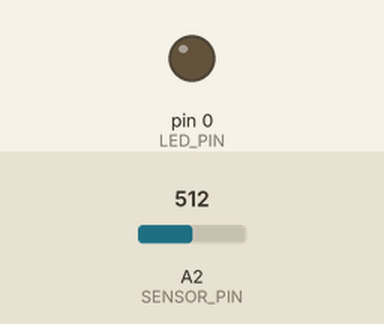
Recording of a sketch running on a simulated Arduino Uno, built with avr-gcc and run on an emulated ATmega328P. On the bench: output pins drawn as LEDs (lit = HIGH). The inputs (shaded band) are chosen by the test bench; at power-on: A2 (SENSOR_PIN) = 512.

Above: at 1.2 s.
1.3 s: A2 (SENSOR_PIN) set to 306
Timing chart, 0 to 4.3 s (numbered marks = the images above; inputs shaded):
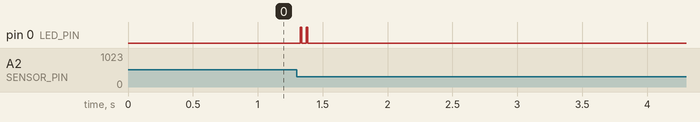

Measured:
- after the input at 1.3 s, pin 0 (LED_PIN): alternates HIGH for 0.01 s and LOW for 0.03 s, 4 changes in all, then stays LOW, starting at once

The sketch:

arduino_marquee_h.ino
```cpp
int LED_PIN = 0;
int SENSOR_PIN = A2;

unsigned long _sine_timestamp_ms = 0;
float _ms_per_cycle = 1000.0;
float _current_sine_value = 0;
float _max_brightness = 1.0;

float leading_value = 0;
float lagging_value = 0;

void set_herts(float new_hertz) {
  _ms_per_cycle = 1000.0 / new_hertz;
}

float get_next_sine_value() {
  unsigned long _current_time_ms = millis();
  float pi_step = (float(_current_time_ms - _sine_timestamp_ms) / _ms_per_cycle) * (PI * 2.0);
  _current_sine_value += pi_step;
  while (_current_sine_value > (PI * 2)) _current_sine_value -= (PI * 2);
  _sine_timestamp_ms = _current_time_ms;
  return (sin(_current_sine_value) / 2.0) + 0.5;
}

float get_sensor_value() {
  float new_value = analogRead(SENSOR_PIN);
  leading_value += ((new_value - leading_value) / 100.0);
  lagging_value += ((leading_value - lagging_value) / 99000.0);
  float diff = leading_value - new_value;
  if (diff < 0.0) diff = 0.0;
  if (diff > 200.0) diff = 200.0;
  return (diff / 200.0);
}

void setup() {
  pinMode(LED_PIN, OUTPUT);
  set_herts(1);
}

void loop() {
  float sensor_val = get_sensor_value();
  set_herts((sensor_val * 30.0) + 1);
  _max_brightness = (sensor_val * (1.0 - 0.05)) + 0.05;
  float led_intesity = get_next_sine_value();     // 0.0 - 1.0
  led_intesity = pow(led_intesity, 2);      // looks nicer
  led_intesity *= _max_brightness;             // dimmer or brighter
  analogWrite(LED_PIN, led_intesity * 255.0);  // map to 0-255
  delay(1);
}
```
